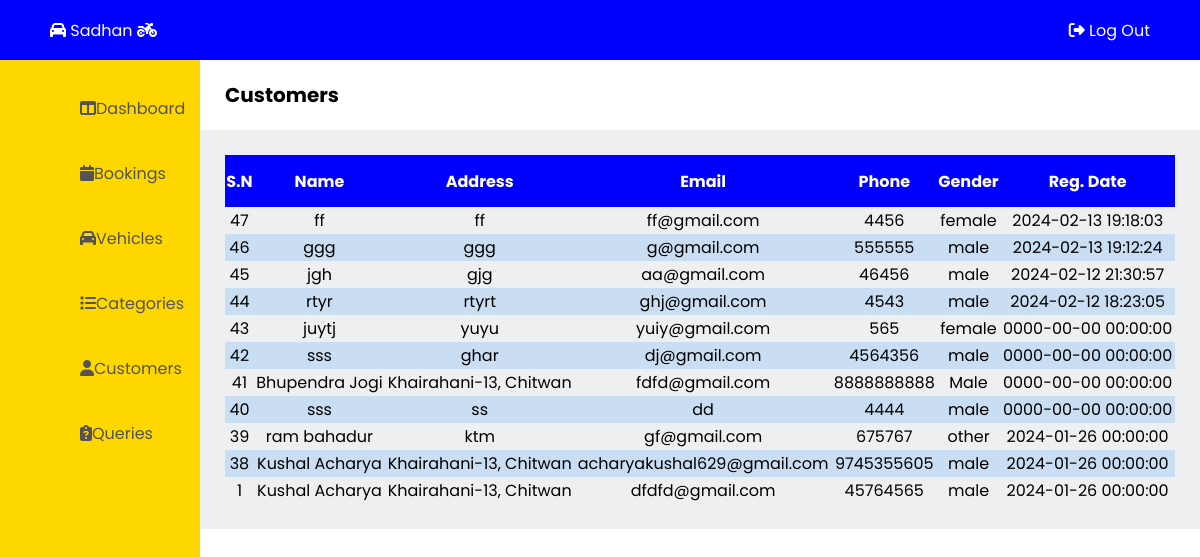
Page /admin/customers.php on the committed database.
### tables this page shows
CREATE TABLE `user_signup` (
  `u_id` int(11) NOT NULL,
  `u_name` varchar(50) NOT NULL,
  `u_image` varchar(100) NOT NULL,
  `u_address` varchar(100) NOT NULL,
  `u_email` varchar(50) NOT NULL,
  `u_phone` varchar(15) NOT NULL,
  `u_gender` varchar(20) NOT NULL,
  `u_password` varchar(20) NOT NULL,
  `u_reg_date` datetime NOT NULL DEFAULT CURRENT_TIMESTAMP
);

### admin/customers.php (the view, shortened to what this page needs)
<!DOCTYPE html>
<html lang="en">
<head>
  <link rel="stylesheet" href="admin-css\admin-style.css"/>
</head>
<body>
  <?php
    include "admin-container\admin-header.php";
  ?>
  <?php
    include "admin-container\admin-leftbar.php";
  ?>
  <main class="main">
    <section class="title">
      <p>Customers</p>
    </section>
    <div class="customer-table">
      <table>
        <tr>
          <th>S.N</th>
          <th>Name</th>
          <th>Address</th>
          <th>Email</th>
          <th>Phone</th>
          <th>Gender</th>
          <th>Reg. Date</th>
        </tr>
<?php
    $qry = "SELECT * FROM user_signup ORDER BY u_id DESC";
    include 'admin-container/db_connection.php';
    $result = mysqli_query($con, $qry);
?>
        <?php while($row = mysqli_fetch_assoc($result)) { ?>
          <tr>
            <td><?php echo $row['u_id'];?></td>
            <td><?php echo $row['u_name'];?></td>
            <td><?php echo $row['u_address'];?></td>
            <td><?php echo $row['u_email'];?></td>
            <td><?php echo $row['u_phone'];?></td>
            <td><?php echo $row['u_gender'];?></td>
            <td><?php echo $row['u_reg_date'];?></td>
          </tr>
        <?php } ?>
      </table>
    </div>
  </main>
</body>
</html>

### admin/admin-css/admin-style.css (style rules this page uses)
body { list-style: none; text-decoration: none; margin: 0; padding: 0; height: 100vh; display: grid; grid-template-columns: 200px 1fr; grid-template-rows: 60px 1fr; font-family: 'Poppins', sans-serif; }
.title { padding-left: 25px; padding-right: 25px; font-size: 20px; display: flex; align-items: center; }
.title p { font-weight: bold; }
.booking-table, .vehicle-table, .customer-table, .category-table, .query-table { padding: 25px; background-color: #eeeff1; }
table { width: 100%; border-collapse: collapse; }
th { height: 50px; background-color: blue; color: white; }
td { text-align: center; }
tr:nth-child(odd) { background-color: rgba(0, 119, 255, 0.158); }

### rows in the picture
user_signup: u_id "47", u_name "ff", u_address "ff", u_email "ff@gmail.com", u_phone "4456", u_gender "female", u_reg_date "2024-02-13 19:18:03"
user_signup: u_id "46", u_name "ggg", u_address "ggg", u_email "g@gmail.com", u_phone "555555", u_gender "male", u_reg_date "2024-02-13 19:12:24"
user_signup: u_id "45", u_name "jgh", u_address "gjg", u_email "aa@gmail.com", u_phone "46456", u_gender "male", u_reg_date "2024-02-12 21:30:57"
user_signup: u_id "44", u_name "rtyr", u_address "rtyrt", u_email "ghj@gmail.com", u_phone "4543", u_gender "male", u_reg_date "2024-02-12 18:23:05"
user_signup: u_id "43", u_name "juytj", u_address "yuyu", u_email "yuiy@gmail.com", u_phone "565", u_gender "female", u_reg_date "0000-00-00 00:00:00"
user_signup: u_id "42", u_name "sss", u_address "ghar", u_email "dj@gmail.com", u_phone "4564356", u_gender "male", u_reg_date "0000-00-00 00:00:00"
user_signup: u_id "41", u_name "Bhupendra Jogi", u_address "Khairahani-13, Chitwan", u_email "fdfd@gmail.com", u_phone "8888888888", u_gender "Male", u_reg_date "0000-00-00 00:00:00"
user_signup: u_id "40", u_name "sss", u_address "ss", u_email "dd", u_phone "4444", u_gender "male", u_reg_date "0000-00-00 00:00:00"
user_signup: u_id "39", u_name "ram bahadur", u_address "ktm", u_email "gf@gmail.com", u_phone "675767", u_gender "other", u_reg_date "2024-01-26 00:00:00"
user_signup: u_id "38", u_name "Kushal Acharya", u_address "Khairahani-13, Chitwan", u_email "acharyakushal629@gmail.com", u_phone "9745355605", u_gender "male", u_reg_date "2024-01-26 00:00:00"
user_signup: u_id "1", u_name "Kushal Acharya", u_address "Khairahani-13, Chitwan", u_email "dfdfd@gmail.com", u_phone "45764565", u_gender "male", u_reg_date "2024-01-26 00:00:00"
